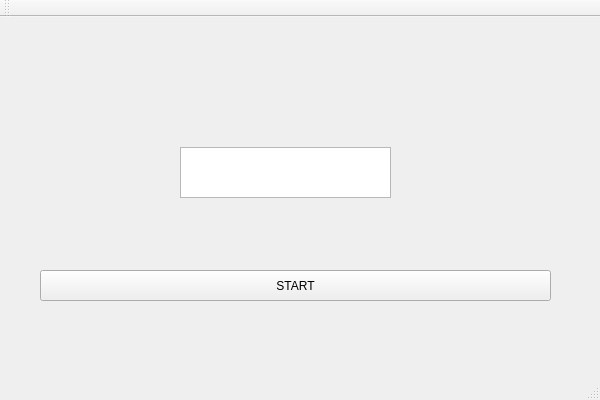
<?xml version="1.0" encoding="UTF-8"?>
<ui version="4.0">
 <class>WaitingRoomClass</class>
 <widget class="QMainWindow" name="WaitingRoomClass">
  <property name="geometry">
   <rect>
    <x>0</x>
    <y>0</y>
    <width>600</width>
    <height>400</height>
   </rect>
  </property>
  <property name="windowTitle">
   <string>WaitingRoom</string>
  </property>
  <widget class="QWidget" name="centralWidget">
   <widget class="QPushButton" name="startButton">
    <property name="geometry">
     <rect>
      <x>40</x>
      <y>253</y>
      <width>511</width>
      <height>31</height>
     </rect>
    </property>
    <property name="text">
     <string>START</string>
    </property>
   </widget>
   <widget class="QTextEdit" name="textEdit">
    <property name="geometry">
     <rect>
      <x>180</x>
      <y>130</y>
      <width>211</width>
      <height>51</height>
     </rect>
    </property>
   </widget>
  </widget>
  <widget class="QMenuBar" name="menuBar">
   <property name="geometry">
    <rect>
     <x>0</x>
     <y>0</y>
     <width>600</width>
     <height>22</height>
    </rect>
   </property>
  </widget>
  <widget class="QToolBar" name="mainToolBar">
   <attribute name="toolBarArea">
    <enum>TopToolBarArea</enum>
   </attribute>
   <attribute name="toolBarBreak">
    <bool>false</bool>
   </attribute>
  </widget>
  <widget class="QStatusBar" name="statusBar"/>
 </widget>
 <layoutdefault spacing="6" margin="11"/>
 <resources/>
 <connections/>
</ui>
